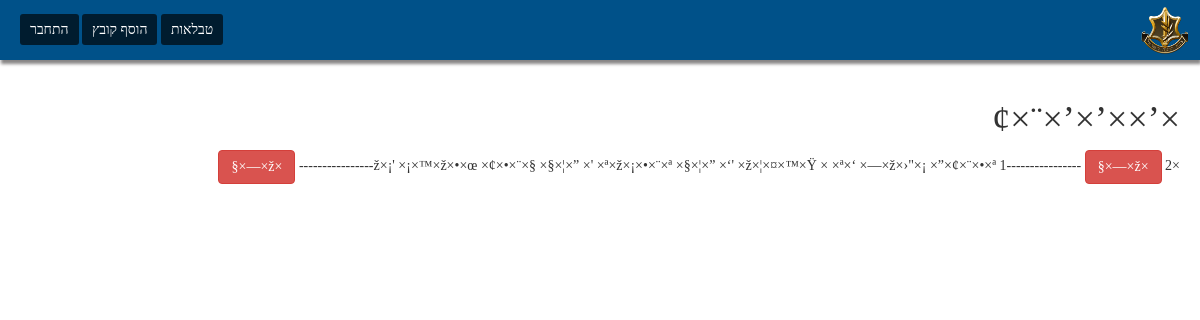
Screenshot of /table.php?id=7 with the database file from the repository.
### tables this page shows
CREATE TABLE `tables` (
  `id` int(11) NOT NULL,
  `title` varchar(999) NOT NULL,
  `html` text NOT NULL,
  `user_id` int(11) NOT NULL,
  `date` timestamp NOT NULL DEFAULT CURRENT_TIMESTAMP
);

### table.php (the view, shortened to what this page needs)
<?php
    require 'config.php';
    if (isset($_GET['id'])) {
        $table_id = $_GET['id'];
        $table_details = $conn->query("SELECT * FROM `tables` WHERE `id` = {$table_id}")->fetch();
    } else {
        header("Location: index.php");
    }
?>
<!DOCTYPE html>
<html lang="en" dir="RTL">
    <head>
        <link rel="stylesheet" href="style.css">
        <link rel="stylesheet" href="toast.css">
        <link rel="stylesheet" href="bootstrap.css">
    </head>
    <body>
        <?php include 'nav.php'; ?>
        <div class="site-wrap">
            <h1><?php echo $table_details['title']; ?></h1>
            <div id="table">
                <?php echo html_entity_decode($table_details['html']); ?>
            </div>
        </div>
    </body>
</html>

### style.css (style rules this page uses)
* { padding: 0px; margin: 0px; font-family: tahoma; }
body { background-color: #F8F8FA; }
.site-wrap { padding: 20px; }

### rows the page displays
tables: title "×’××’×’×¨×¢", html "×ž×¡' ×¡×™×ž×•×œ ×¢×•×¨×§ ×§×¦×” ×' ×ª×ž×¡×•×¨×ª ×§×¦×” ×‘' ×ž×¦×¤×™×Ÿ × ×ª×‘ ×—×ž×›\"×¡ ×”×¢×¨×•×ª 1 -- -- -- -- -- -- -- -- ×ž×—×§ 2 -- -- -- -- -- -- -- -- ×ž×—×§"
